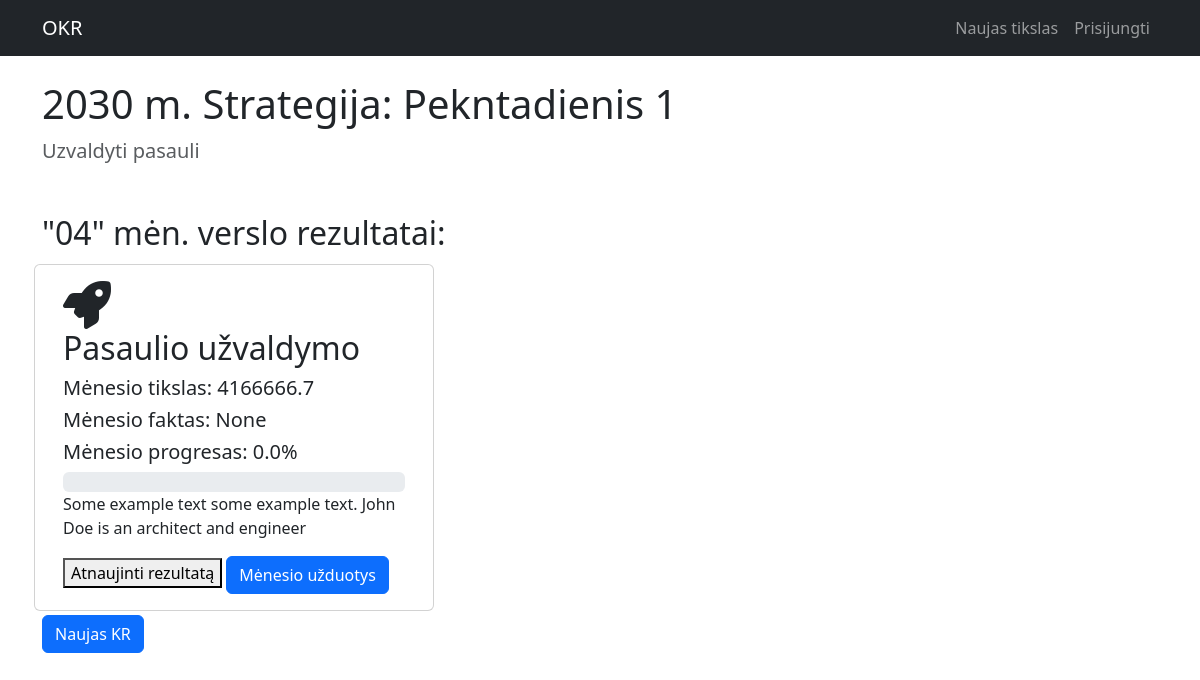
The app's page /dashboard/4/ with its own data.
### okr/models.py (models this page shows, shortened)
class Objective(models.Model):
    brand = models.CharField(max_length=100, default='Your Brand')
    team = models.CharField(max_length=200, default='Your Department')
    year = models.IntegerField()
    goal = models.CharField(max_length=200)

class KeyResult(models.Model):
    DISTRIBUTION_CHOICES = [
        ('cumulative', 'Išdaliniamas per mėnesius (÷ 12)'),
        ('fixed', 'Vienodas procentas viesiems mėn'),
        ('binary', 'Įvykdyta / Neįvykdyta')
    ]
    objective = models.ForeignKey(Objective, on_delete=models.CASCADE)
    name = models.CharField(max_length=200)
    unit = models.ForeignKey(Unit, on_delete=models.SET_NULL, null=True)
    annual_goal = models.DecimalField(max_digits=12, decimal_places=2)
    icon_class = models.CharField(max_length=50, default="fa-rocket")
    distribution_type = models.CharField(
        max_length=20,
        choices=DISTRIBUTION_CHOICES,
        default='cumulative',
    )

class MonthResult(models.Model):
    MONTH_CHOICES = [
        (1, 'Sausis'), (2, 'Vasaris'), (3, 'Kovas'), (4, 'Balandis'),
        (5, 'Gegužė'), (6, 'Birželis'), (7, 'Liepa'), (8, 'Rugpjūtis'),
        (9, 'Rugsėjis'), (10, 'Spalis'), (11, 'Lapkritis'), (12, 'Gruodis'),
    ]
    QUARTER_CHOICES = [(1, 'Q1'), (2, 'Q2'), (3, 'Q3'), (4, 'Q4')]
    monthly_key_result = models.ForeignKey(KeyResult, on_delete=models.CASCADE)
    month = models.IntegerField(choices=MONTH_CHOICES, default=1)
    quarter = models.IntegerField(choices=QUARTER_CHOICES, default=1)
    planned_result = models.DecimalField(max_digits=12, decimal_places=1)
    actual_result = models.DecimalField(max_digits=12, decimal_places=1, null=True, blank=True)
    @property
    def achievement_percentage(self):
        if self.planned_result and self.actual_result:
            return (self.actual_result / self.planned_result) * 100
        return 0

### okr/views.py (the view, shortened to what this page needs)
# urls.py: path('dashboard/<int:pk>/', views.dashboard, name='dashboard'),
def dashboard(request, pk):
    objective = get_object_or_404(Objective, pk=pk)
    current_month_num = timezone.now().month
    return render(request, 'dashboard.html', {
        'objective': objective,
        'current_month_num': current_month_num,
    })

### okr/templates/dashboard.html (shortened to what this page needs)
{% extends "base.html" %}
{% block content %}
<h1 class="mt-4" xmlns:height="http://www.w3.org/1999/xhtml" xmlns:height="http://www.w3.org/1999/xhtml">{{ objective.year }} m. Strategija: {{ objective.brand }}</h1>
<p class="lead text-muted">{{ objective.goal }}</p>
<h2 class="mt-5"> "{% now "m" %}" mėn. verslo rezultatai:</h2>
<div class="row" >
    {% for kr in objective.keyresult_set.all %}
        <div class="card m-1" style="width:400px">
            <div class="card-body">
                <i class="fa-solid {{ kr.icon_class }} card-img-top" style="font-size:48px;"></i>
                <h2 class="card-title">{{ kr.name }}</h2>
                {% for month_data in kr.monthresult_set.all %}
                    {% if month_data.month == current_month_num %}
                        <div class="results" >
                            <h5>Mėnesio tikslas: {{ month_data.planned_result }}</h5>
                            <h5>Mėnesio faktas: {{ month_data.actual_result }}</h5>
                            <h5>Mėnesio progresas: {{ month_data.achievement_percentage|floatformat:1 }}%</h5>
                        </div>
                        <div class="progress" style="height: 20px;">
                        </div>
                        <p class="card-text">Some example text some example text. John Doe is an architect and engineer</p>
                            <button data-bs-toggle="modal" data-bs-target="#modal-{{ month_data.id }}">
                                Atnaujinti rezultatą
                            </button
                        <a href="{% url 'action_items' objective.year month_data.month month_data.id %}" class="btn btn-primary">Mėnesio užduotys</a>
                    {% endif %}
                {% empty %}
                    <p>Duomenų nėra.</p>
                {% endfor %}
            </div>
        </div>
     <br>
    {% endfor %}
</div>
<a href="{% url 'key_result_create' objective.pk %}" class="btn btn-primary">Naujas KR</a>
{% endblock %}

### records on screen
Objective: year "2030", brand "Pekntadienis 1", goal "Uzvaldyti pasauli"
KeyResult: name "Pasaulio užvaldymo"
MonthResult: planned_result "4166666.7", actual_result "None", achievement_percentage "0.0"
